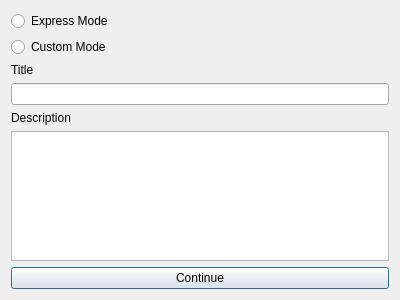
<?xml version="1.0" encoding="UTF-8"?>
<ui version="4.0">
 <class>GoogleFormDialog</class>
 <widget class="QDialog" name="GoogleFormDialog">
  <property name="geometry">
   <rect>
    <x>0</x>
    <y>0</y>
    <width>400</width>
    <height>300</height>
   </rect>
  </property>
  <layout class="QVBoxLayout" name="verticalLayout">
   <item>
    <widget class="QRadioButton" name="expressRadio">
     <property name="text">
      <string>Express Mode</string>
     </property>
    </widget>
   </item>
   <item>
    <widget class="QRadioButton" name="customRadio">
     <property name="text">
      <string>Custom Mode</string>
     </property>
    </widget>
   </item>
   <item>
    <widget class="QLabel" name="titleLabel">
     <property name="text">
      <string>Title</string>
     </property>
    </widget>
   </item>
   <item>
    <widget class="QLineEdit" name="titleInput"/>
   </item>
   <item>
    <widget class="QLabel" name="descLabel">
     <property name="text">
      <string>Description</string>
     </property>
    </widget>
   </item>
   <item>
    <widget class="QPlainTextEdit" name="descInput"/>
   </item>
   <item>
    <widget class="QPushButton" name="continueBtn">
     <property name="text">
      <string>Continue</string>
     </property>
    </widget>
   </item>
  </layout>
 </widget>
 <resources/>
 <connections/>
</ui>
